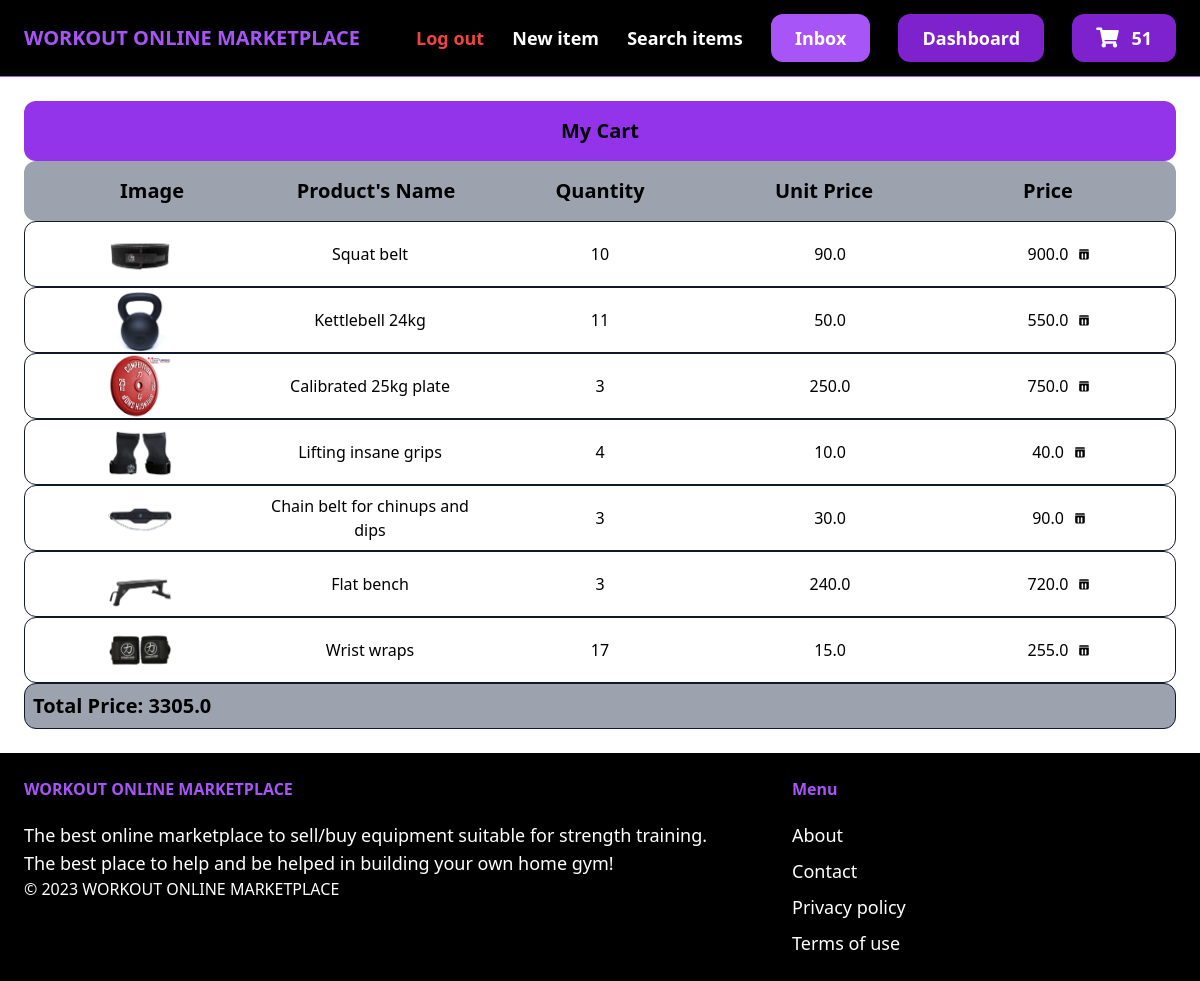
Page /cart/ (signed in) on the earlier database version.
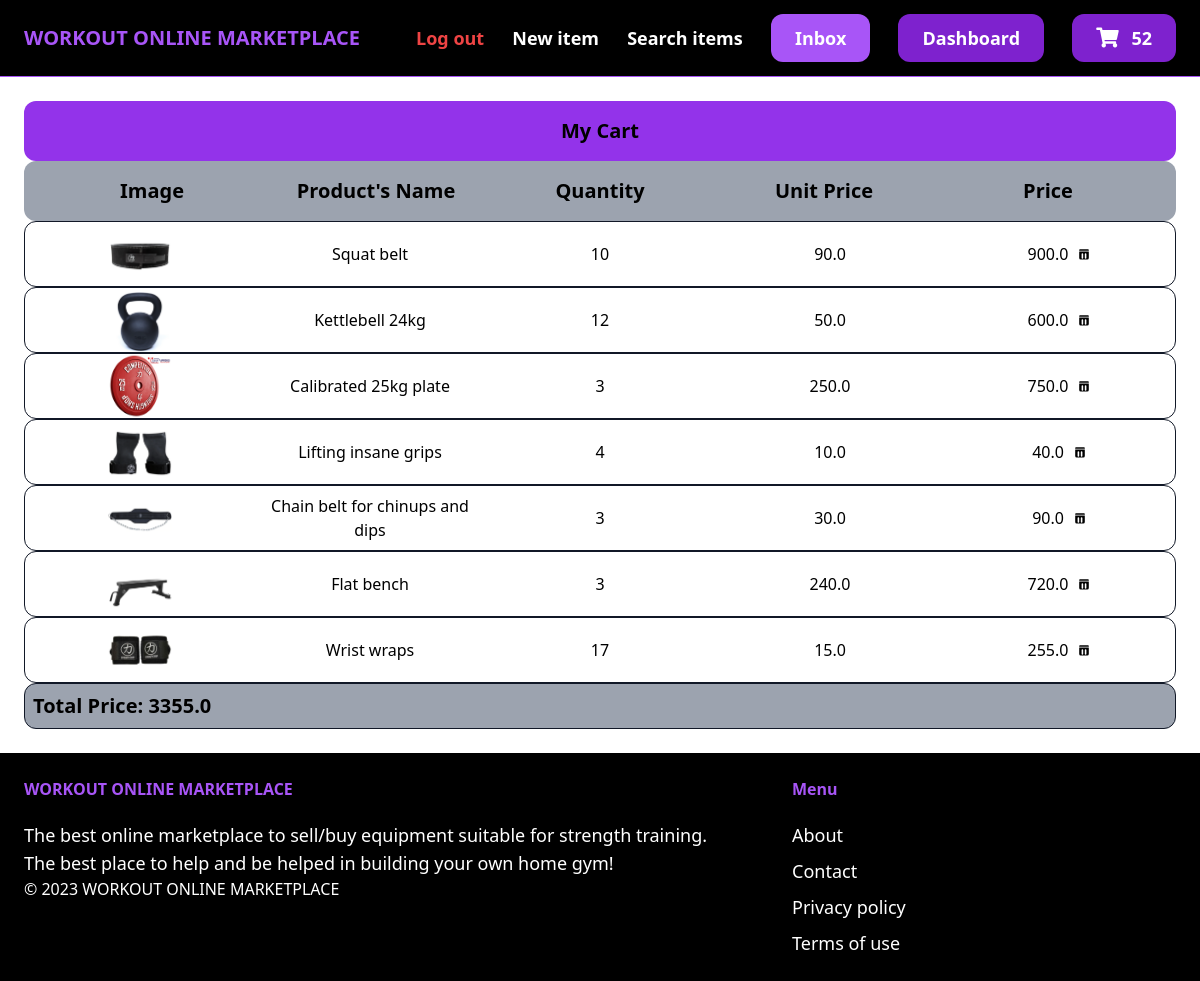
Same page on the later database version.
### core/models.py (models this page shows, shortened)
class Cart(models.Model):
    id = models.UUIDField(primary_key=True, default=uuid.uuid4)
    user = models.ForeignKey(User, on_delete=models.CASCADE)
    completed = models.BooleanField(default=False)
    @property
    def totalPrice(self):
        cartItems = self.cartItems.all()
        total = sum([item.item.price * item.quantity for item in cartItems])
        return total
    @property
    def numOfItems(self):
        cartItems = self.cartItems.all()
        quantity = sum([item.quantity for item in cartItems])
        return quantity

class CartItem(models.Model):
    item = models.ForeignKey(Item, on_delete=models.CASCADE, related_name='itemsCart')
    cart = models.ForeignKey(Cart, on_delete=models.CASCADE, related_name='cartItems')
    quantity = models.IntegerField(default=0)

### item/models.py (models this page shows, shortened)
class Item(models.Model):
    name = models.CharField(max_length=255)
    category = models.ForeignKey(Category, related_name='items', on_delete=models.CASCADE)
    description = models.TextField(blank=True, null=True)
    price = models.FloatField()
    image = models.ImageField(upload_to='item_images', blank=True, null=True)
    isSold = models.BooleanField(default=False)
    createdAt = models.DateTimeField(auto_now_add=True)
    createdBy = models.ForeignKey(User, related_name='items', on_delete=models.CASCADE)

### core/views.py (the view)
# urls.py: path('cart/', views.cart, name='cart'),
def cart(request):
    cart = None
    cartItems = []
    if request.user.is_authenticated:
        cart, created = Cart.objects.get_or_create(user=request.user, completed=False)
        cartItems = cart.cartItems.all()
        for cartItem in cartItems:
            cartItem.total_price = cartItem.quantity * cartItem.item.price
    context = {'cart': cart, 'cartItems': cartItems}
    return render(request, 'core/cart.html', context)

### core/templates/core/cart.html (shortened to what this page needs)
{% extends 'core/base.html' %}
{% block content %}
<div class="shoppingCart">
    <h2 class="font-bold bg-purple-600 text-center rounded-xl text-xl p-4">My Cart</h2>
    <div class="grid grid-cols-5 text-center font-bold bg-gray-400 rounded-xl text-xl p-4">
        <div><h4>Image</h4></div>
        <div><h4>Product's Name</h4></div>
        <div><h4>Quantity</h4></div>
        <div><h4>Unit Price</h4></div>
        <div><h4>Price</h4></div>
    </div>
    {% for cartItem in cartItems %}
    <div class="border border-gray-900 rounded-xl">
        <div class="grid grid-cols-5 text-center items-center">
            <div>
                <img src="{{ cartItem.item.image.url }}" alt="{{ cartItem.item.name }}" class="productImage h-16 w-16 mx-auto">
            </div>
            <div>{{ cartItem.item.name }}</div>
            <div>{{ cartItem.quantity }}</div>
            <div>{{ cartItem.item.price }}</div>
            <div class="flex items-center justify-center">
                <span class="mr-2">{{ cartItem.total_price }}</span>
                <button data-item-id="{{ cartItem.item.id }}" id="removeItemBtn{{ cartItem.item.id }}" class="flex items-center justify-center bg-transparent border-none outline-none cursor-pointer">
                </button>
            </div>
        </div>
    </div>
    {% endfor %}
    <div class="font-semibold text-xl border border-gray-900 bg-gray-400 rounded-xl p-2">
        <h1>Total Price: {{ cart.totalPrice }}</h1>
    </div>
</div>
{% endblock %}

### core/templates/core/base.html (shortened to what this page needs)
{% load static %}
<!DOCTYPE html>
<html lang="en">
    <head>
        <script src="https://cdn.tailwindcss.com"></script>
        <link rel="stylesheet" href="https://cdnjs.cloudflare.com/ajax/libs/font-awesome/5.15.3/css/all.min.css">
    </head>
    <body>
        <nav class="px-6 py-6 flex justify-between items-center border-b border-purple-500 bg-black">
            <a href="/" class="text-xl font-semibold text-purple-500">WORKOUT ONLINE MARKETPLACE</a>
            <div class="space-x-6">
                {% if request.user.is_authenticated %}
                    <a href="{% url 'core:logout' %}" class="text-lg text-red-500 font-semibold hover:text-purple-500">Log out</a>
                {% endif %}
                <a href="{% url 'item:new' %}" class="text-lg text-white font-semibold hover:text-purple-500">New item</a>
                <a href="{% url 'item:items' %}" class="text-lg text-white font-semibold hover:text-purple-500">Search items</a>
                {% if request.user.is_authenticated %}
                    <a href="{% url 'conversation:inbox' %}" class="px-6 py-3 text-lg font-semibold bg-purple-500 text-white rounded-xl hover:bg-purple-700">Inbox</a>
                    <a href="{% url 'dashboard:index' %}" class="px-6 py-3 text-lg font-semibold bg-purple-700 text-white rounded-xl hover:bg-purple-900">Dashboard</a>
                    <a href="{% url 'core:cart' %}" class="px-6 py-3 text-lg font-semibold bg-purple-700 text-white rounded-xl hover:bg-purple-900">
                        <span style="font-size: 20px; color: white; padding-right: 0.5rem;"><i class="fas fa-shopping-cart"></i></span>
                        <span id="numOfItems">{{cart.numOfItems}}</span>
                    </a>
                {% else %}
                    <a href="{% url 'core:signup' %}" class="px-6 py-3 text-lg font-semibold bg-purple-500 text-white rounded-xl hover:bg-purple-700">Sign up</a>
                    <a href="{% url 'core:login' %}" class="px-6 py-3 text-lg font-semibold bg-purple-700 text-white rounded-xl hover:bg-purple-900">Log in</a>
                {% endif %}
            </div>
        </nav>
        <div class="px-6 py-6">
            {% block content %}
            {% endblock %}
        </div>
        <footer class="px-6 py-6 flex justify-between bg-black">
            <div class="w-2/3 pr-10">
                <h3 class="mb-5 font-semibold text-purple-500">WORKOUT ONLINE MARKETPLACE</h3>
                <p class="text-lg text-white">The best online marketplace to sell/buy equipment suitable for strength training.</p>
                <p class="text-lg text-white">The best place to help and be helped in building your own home gym!</p>
                <p class="text-white font-thin">© 2023 WORKOUT ONLINE MARKETPLACE</p>
            </div>
            <div class="w-1/3">
                <h3 class="mb-5 font-semibold text-purple-500">Menu</h3>
                <ul class="space-y-2">
                    <li> <a href="#" class="text-lg text-white hover:text-purple-700">About</a> </li>
                    <li> <a href="{% url 'core:contact' %}" class="text-lg text-white hover:text-purple-700">Contact</a> </li>
                    <li> <a href="#" class="text-lg text-white hover:text-purple-700">Privacy policy</a> </li>
                    <li> <a href="#" class="text-lg text-white hover:text-purple-700">Terms of use</a> </li>
                </ul>
            </div>
        </footer>
    </body>
<html>

Differences in the rows shown:
changed through a linked row, Cart: numOfItems "51" → "52"; totalPrice "3305.0" → "3355.0"
changed CartItem "Kettlebell 24kg": quantity "11" → "12"; total_price "550.0" → "600.0"
